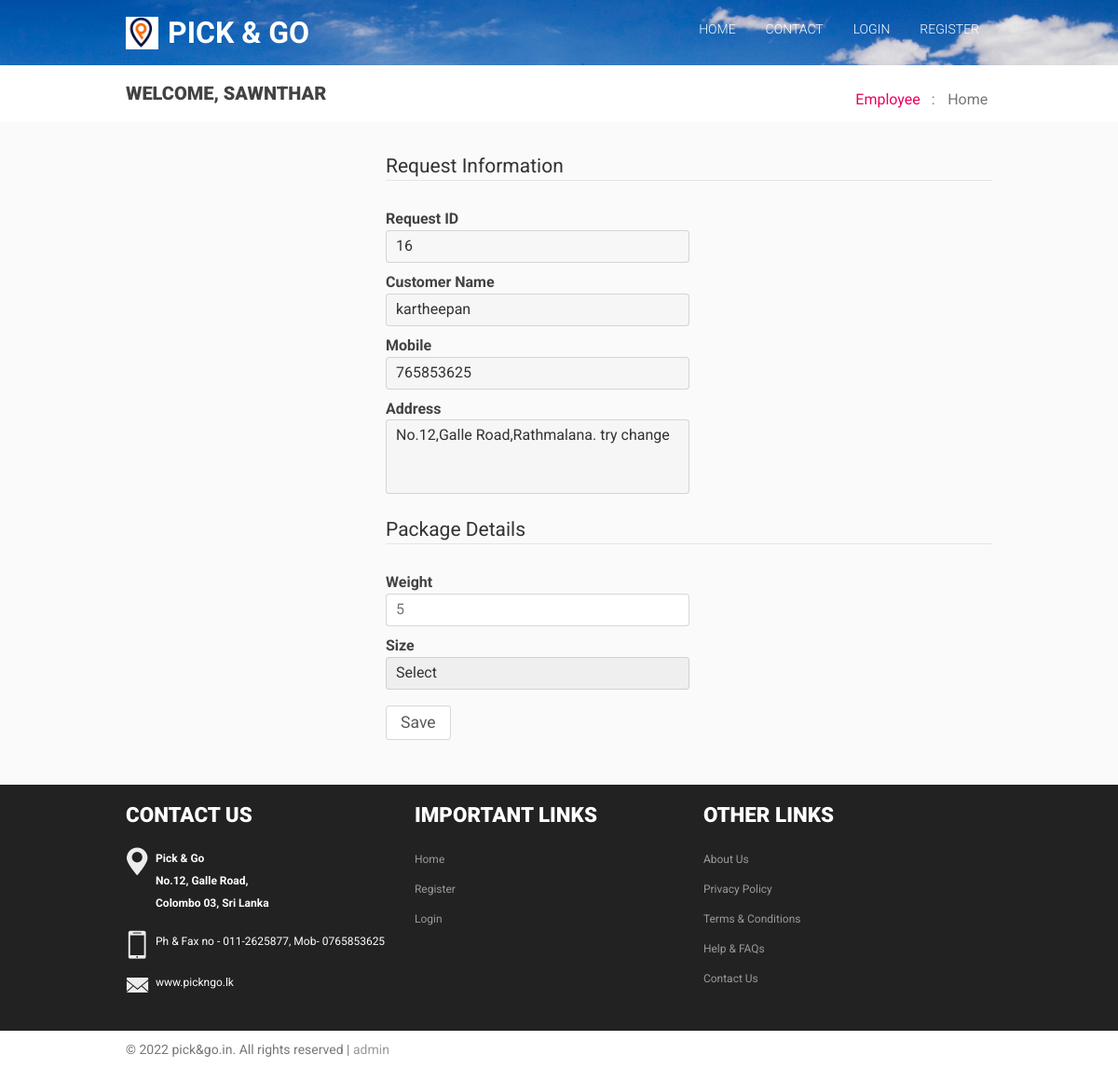
Page /employee/pickupreq.php?edit=16 (signed in) on the committed database.
### tables this page shows
CREATE TABLE `pickuprequests` (
  `id` int(11) NOT NULL,
  `requestedDateTime` datetime NOT NULL,
  `pickupAvailability` datetime NOT NULL,
  `schedulePickupTime` datetime DEFAULT NULL,
  `customerId` int(11) NOT NULL,
  `srcOPcenter` int(11) NOT NULL,
  `destinationOPcenter` int(11) NOT NULL,
  `receiverId` int(11) NOT NULL,
  `status` tinyint(4) NOT NULL,
  `tracking` int(10) NOT NULL
);

CREATE TABLE `customers` (
  `id` int(11) NOT NULL,
  `username` varchar(20) NOT NULL,
  `password` varchar(255) NOT NULL,
  `cName` varchar(100) NOT NULL,
  `phoneNo` int(10) NOT NULL,
  `email` varchar(100) NOT NULL,
  `address` varchar(255) NOT NULL,
  `areaId` int(11) NOT NULL
);

### includes/class-autoload.inc.php (called while the page is built, shortened)
<?php
function myAutoLoader($className){
$url=$_SERVER['HTTP_HOST'].$_SERVER['REQUEST_URI'];
if(strpos($url,'includes') || strpos($url,'customer') || strpos($url,'employee')!==false){
    $path='../classes/';
}else{
    $path="classes/";
}
    $extension=".class.php";
}

### classes/dbh.class.php (called while the page is built)
<?php
class Dbh{
    private $host="localhost";
    private $user="root";
    private $password="";
    private $dbname="pickgo";
    protected function connect(){
       $dsn='mysql:host='.$this->host.';dbname='.$this->dbname;
       $pdo=new PDO($dsn,$this->user,$this->password);
       $pdo->setAttribute(PDO::ATTR_DEFAULT_FETCH_MODE,PDO::FETCH_ASSOC);
       return $pdo;
    }
}
?>

### classes/pickuprequest.class.php (called while the page is built, shortened)
<?php
class PickupRequest extends Dbh{
  protected function getRequestDetails($reqID){
    $sql="SELECT pickuprequests.id,customers.cName as customerName, customers.phoneNo,customers.address from pickuprequests
    left JOIN customers on pickuprequests.customerId=customers.id
    where pickuprequests.id=?";
    $stmt=$this->connect()->prepare($sql);
    $stmt->execute([$reqID]);
    return $stmt->fetch();
  }
}

### classes/pickuprequestcontro.class.php (called while the page is built, shortened)
<?php
class PickupRequestContro extends PickupRequest{
   public function DisplayRequestDetails($reqId){
      return $results= $this-> getRequestDetails($reqId);
   }
}

### employee/pickupreq.php (the view, shortened to what this page needs)
<?php
include "../includes/class-autoload.inc.php";
$CustomerName="";
$PhoneNo="";
$Address="";
$ReqId="";
?>
<?php
 if(isset($_GET['edit'])){
    $Id=$_GET['edit'];
    $request=new PickupRequestContro ();
    $resultById= $request->DisplayRequestDetails($Id);
    $ReqId=$resultById['id'];
    $CustomerName=$resultById["customerName"];
    $PhoneNo=$resultById["phoneNo"];
    $Address=$resultById["address"];
  }
  ?>
<!DOCTYPE html>
<html>
<head>
<link href="../css/bootstrap.css" rel='stylesheet' type='text/css' />
<link href="../css/style.css" rel='stylesheet' type='text/css' />
    </head>
<body>
<div class="header  about-head "  >
        <div class="container">
                <div class="logo">
                    <img src="../images/logo.png" alt="Logo"  /> <a href="../index.php"><span></span>Pick & Go</a>
                </div>
<div class="top-nav">
    <ul>
        <li ><a href="index.php">Home</a></li>
        <li ><a href="../contact.php">Contact</a></li>
                <li ><a href="../login.php">Login</a></li>
        <li ><a href="../register.php">Register</a></li>
            </ul>
</div>
<div class="clearfix"> </div>
        </div>
    </div>
<div class="about">
    <div class="breadcrumbs">
        <div class="container">
            <div class="breadcrumbs-left">
                <h1>Welcome, <?php
                            $un=$_SESSION['empusername'];
                            echo $un;
                            ?></h1>
            </div>
            <div class="breadcrumbs-right">
                <ul>
                    <li><a href="index.php">Employee</a> <label>:</label></li>
                    <li>Home</li>
                </ul>
            </div>
            <div class="clearfix"> </div>
        </div>
    </div>
<div class="about-top-grids">
    <div class="container">
        <div class="contact-grids">
            <div class="contact-right">
                <form name="register" id="register" method="post" action="pickupreq.php">
                <fieldset >
                   <legend>Request Information</legend>
                            <div>
                            <span>Request ID</span>
                                 <input type="text" name="request"  class="required" value="<?php echo $ReqId;?>"  readonly/>
                            </div>
                            <div>
                            <span>Customer Name</span>
                                <input type="text" name="name"  class="required"  value="<?php echo $CustomerName;?>"disabled />
                            </div>
                            <div>
                            <span>Mobile</span>
                                <input type="text" name="phone"  class="required digits"  value="<?php echo $PhoneNo;?>"disabled  />
                            </div>
                            <div>
                                <span>Address</span>
                                <textarea name="addr" maxlength="100" cols="5" disabled ><?php echo $Address; ?></textarea>
                            </div>
                            </fieldset ><br>
                            <fieldset>
                            <legend>Package Details</legend>
                            <div>
                            <span>Weight</span>
                                <input type="text" name="weight"  minlength="1" class="required digits" required placeholder="5"/>
                            </div>
                            <div>
                            <span>Size</span>
                                <select name="size" id="size">
                                <option value="">Select</option>
                                </select>
                            </div>
                            <div>
                                 <input type="submit" Value="Save" name="save_submit" />
                            </form>
						</div>
            </div>
        </div>
    </div>
</div>
<div class="footer">
    <div class="top-footer">
            <div class="container">
                    <div class="top-footer-grids">
                            <div class="top-footer-grid">
                                    <h3>Contact us</h3>
                                    <ul class="address">
                                        <li><span class="map-pin"> </span><label>Pick & Go <br>No.12, Galle Road, <br>Colombo 03, Sri Lanka </label></li>
                                        <li><span class="mob"> </span>Ph & Fax no - 011-2625877, Mob- 0765853625</li>
                                        <li><span class="msg"> </span><a href="#">www.pickngo.lk</a></li>
                                    </ul>
                            </div>
                            <div class="top-footer-grid">
                                    <h3>Important Links</h3>
                                    <ul class="latest-post">
                                        <li><a href="index.php">Home</a> </li>
                                        <li><a href="register.php">Register</a> </li>
                                        <li><a href="login.php">Login</a> </li>
                                    </ul>
                            </div>
                            <div class="top-footer-grid">
                                    <h3>Other Links</h3>
                                    <ul class="latest-post">
                                        <li><a href="#">About Us</a> </li>
                                        <li><a href="#">Privacy Policy</a> </li>
                                        <li><a href="#">Terms & Conditions</a> </li>
                                        <li><a href="#">Help & FAQs</a> </li>
                                        <li><a href="#">Contact Us</a> </li>
                                    </ul>
                            </div>
                    </div>
            </div>
    </div>
    <div class="bottom-footer">
            <div class="container">
                    <div class="bottom-footer-left">
                             <p> &copy; 2022 pick&go.in. All rights reserved | <a href="admin">admin</a></p>
                    </div>
            </div>
    </div>
</div>
	</body>
</html>

### employee/pickupreq.php (style rules this page uses)
input[name=request] { background-color: #F7F7F7; border: none; text-decoration: none; }

### rows in the picture
pickuprequests: request "16", name "kartheepan", phone "765853625", addr "No.12,Galle Road,Rathmalana. try change"

### other values in the picture
$un "SAWNTHAR"
